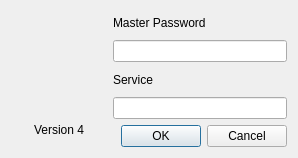
<?xml version="1.0" encoding="UTF-8"?>
<ui version="4.0">
 <class>MainDialog</class>
 <widget class="QDialog" name="MainDialog">
  <property name="geometry">
   <rect>
    <x>0</x>
    <y>0</y>
    <width>298</width>
    <height>158</height>
   </rect>
  </property>
  <property name="windowTitle">
   <string>HashPass</string>
  </property>
  <property name="windowIcon">
   <iconset theme="pass">
    <normaloff>.</normaloff>.</iconset>
  </property>
  <layout class="QGridLayout" name="gridLayout">
   <item row="0" column="0">
    <widget class="QPushButton" name="switchButton">
     <property name="minimumSize">
      <size>
       <width>96</width>
       <height>96</height>
      </size>
     </property>
     <property name="text">
      <string/>
     </property>
     <property name="icon">
      <iconset resource="resources.qrc">
       <normaloff>:/HashPass.png</normaloff>:/HashPass.png</iconset>
     </property>
     <property name="iconSize">
      <size>
       <width>96</width>
       <height>96</height>
      </size>
     </property>
     <property name="flat">
      <bool>true</bool>
     </property>
    </widget>
   </item>
   <item row="0" column="1" rowspan="2">
    <layout class="QVBoxLayout" name="verticalLayout">
     <item>
      <widget class="QLabel" name="label">
       <property name="text">
        <string>Master Password</string>
       </property>
      </widget>
     </item>
     <item>
      <widget class="QLineEdit" name="masterPasswordEdit">
       <property name="echoMode">
        <enum>QLineEdit::Password</enum>
       </property>
      </widget>
     </item>
     <item>
      <widget class="QLabel" name="label_2">
       <property name="text">
        <string>Service</string>
       </property>
      </widget>
     </item>
     <item>
      <widget class="QLineEdit" name="serviceEdit"/>
     </item>
     <item>
      <widget class="QDialogButtonBox" name="buttonBox">
       <property name="standardButtons">
        <set>QDialogButtonBox::Cancel|QDialogButtonBox::Ok</set>
       </property>
      </widget>
     </item>
    </layout>
   </item>
   <item row="1" column="0">
    <widget class="QLabel" name="versionLabel">
     <property name="text">
      <string>&lt;center&gt;Version 4&lt;/center&gt;</string>
     </property>
    </widget>
   </item>
  </layout>
 </widget>
 <layoutdefault spacing="6" margin="11"/>
 <resources>
  <include location="resources.qrc"/>
 </resources>
 <connections>
  <connection>
   <sender>buttonBox</sender>
   <signal>accepted()</signal>
   <receiver>MainDialog</receiver>
   <slot>close()</slot>
   <hints>
    <hint type="sourcelabel">
     <x>134</x>
     <y>127</y>
    </hint>
    <hint type="destinationlabel">
     <x>134</x>
     <y>73</y>
    </hint>
   </hints>
  </connection>
  <connection>
   <sender>buttonBox</sender>
   <signal>rejected()</signal>
   <receiver>MainDialog</receiver>
   <slot>close()</slot>
   <hints>
    <hint type="sourcelabel">
     <x>206</x>
     <y>116</y>
    </hint>
    <hint type="destinationlabel">
     <x>149</x>
     <y>68</y>
    </hint>
   </hints>
  </connection>
 </connections>
</ui>
